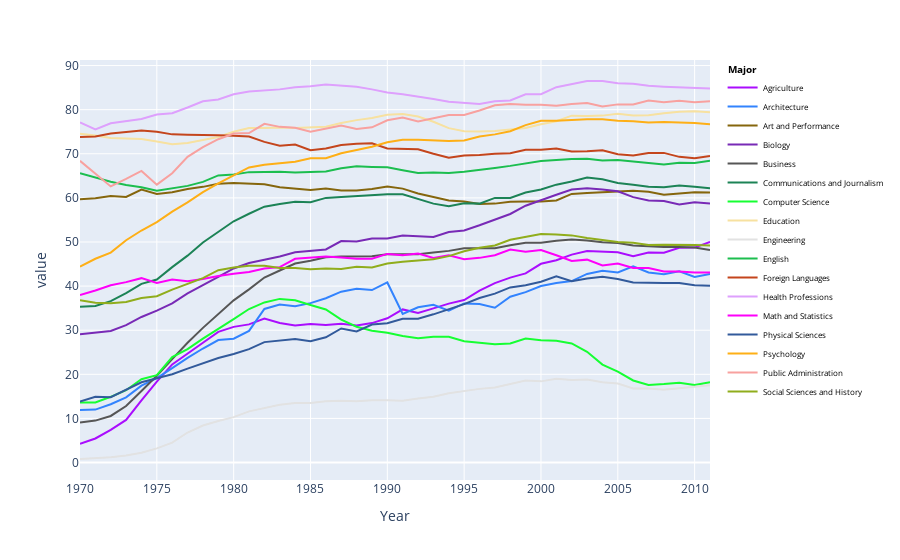

Notebook code for this chart:
### Markdown cell above
modified exercise sent by student. Need to change colormap
We can reshape the dataframe to be able to use color by category!

### Code cell
fig_original = px.line(degree_gender_ratio, x='Year', y=[x for x in degree_gender_ratio.columns[1:]],color_discrete_sequence=px.colors.qualitative.Alphabet)
fig_original.update_layout(legend = dict(title='<b> Major </b>', font = dict(size = 8, color = "black")))

fig_original.show()

### Figure 1 — Plotly figure (JSON) as saved in the notebook; plotly's stock layout.template omitted (floating-point values rounded to 4 significant figures)
{"data": [{"hovertemplate": "variable=Agriculture<br>Year=%{x}<br>value=%{y}<extra></extra>", "legendgroup": "Agriculture", "line": {"color": "#AA0DFE", "dash": "solid"}, "marker": {"symbol": "circle"}, "mode": "lines", "name": "Agriculture", "orientation": "v", "showlegend": true, "type": "scatter", "x": [1970, 1971, 1972, 1973, 1974, 1975, 1976, 1977, 1978, 1979, 1980, 1981, 1982, 1983, 1984, 1985, 1986, 1987, 1988, 1989, 1990, 1991, 1992, 1993, 1994, 1995, 1996, 1997, 1998, 1999, 2000, 2001, 2002, 2003, 2004, 2005, 2006, 2007, 2008, 2009, 2010, 2011], "xaxis": "x", "y": [4.23, 5.453, 7.421, 9.654, 14.07, 18.33, 22.25, 24.64, 27.15, 29.63, 30.76, 31.32, 32.64, 31.64, 31.09, 31.38, 31.2, 31.49, 31.09, 31.61, 32.7, 34.71, 33.93, 34.95, 36.03, 36.84, 38.97, 40.69, 41.91, 42.89, 45.06, 45.87, 47.13, 47.94, 47.89, 47.67, 46.79, 47.61, 47.57, 48.67, 48.73, 50.04], "yaxis": "y"}, {"hovertemplate": "variable=Architecture<br>Year=%{x}<br>value=%{y}<extra></extra>", "legendgroup": "Architecture", "line": {"color": "#3283FE", "dash": "solid"}, "marker": {"symbol": "circle"}, "mode": "lines", "name": "Architecture", "orientation": "v", "showlegend": true, "type": "scatter", "x": [1970, 1971, 1972, 1973, 1974, 1975, 1976, 1977, 1978, 1979, 1980, 1981, 1982, 1983, 1984, 1985, 1986, 1987, 1988, 1989, 1990, 1991, 1992, 1993, 1994, 1995, 1996, 1997, 1998, 1999, 2000, 2001, 2002, 2003, 2004, 2005, 2006, 2007, 2008, 2009, 2010, 2011], "xaxis": "x", "y": [11.92, 12.0, 13.21, 14.79, 17.44, 19.13, 21.39, 23.74, 25.85, 27.77, 28.08, 29.84, 34.82, 35.83, 35.45, 36.13, 37.24, 38.73, 39.4, 39.1, 40.82, 33.68, 35.2, 35.78, 34.43, 36.06, 35.93, 35.1, 37.6, 38.63, 40.02, 40.69, 41.13, 42.76, 43.47, 43.1, 44.5, 43.1, 42.71, 43.35, 42.07, 42.77], "yaxis": "y"}, {"hovertemplate": "variable=Art and Performance<br>Year=%{x}<br>value=%{y}<extra></extra>", "legendgroup": "Art and Performance", "line": {"color": "#85660D", "dash": "solid"}, "marker": {"symbol": "circle"}, "mode": "lines", "name": "Art and Performance", "orientation": "v", "showlegend": true, "type": "scatter", "x": [1970, 1971, 1972, 1973, 1974, 1975, 1976, 1977, 1978, 1979, 1980, 1981, 1982, 1983, 1984, 1985, 1986, 1987, 1988, 1989, 1990, 1991, 1992, 1993, 1994, 1995, 1996, 1997, 1998, 1999, 2000, 2001, 2002, 2003, 2004, 2005, 2006, 2007, 2008, 2009, 2010, 2011], "xaxis": "x", "y": [59.7, 59.9, 60.4, 60.2, 61.9, 60.9, 61.3, 62, 62.5, 63.2, 63.4, 63.3, 63.1, 62.4, 62.1, 61.8, 62.1, 61.7, 61.7, 62, 62.6, 62.1, 61, 60.2, 59.4, 59.2, 58.6, 58.7, 59.1, 59.2, 59.2, 59.4, 60.9, 61.1, 61.3, 61.4, 61.6, 61.4, 60.7, 61, 61.3, 61.2], "yaxis": "y"}, {"hovertemplate": "variable=Biology<br>Year=%{x}<br>value=%{y}<extra></extra>", "legendgroup": "Biology", "line": {"color": "#782AB6", "dash": "solid"}, "marker": {"symbol": "circle"}, "mode": "lines", "name": "Biology", "orientation": "v", "showlegend": true, "type": "scatter", "x": [1970, 1971, 1972, 1973, 1974, 1975, 1976, 1977, 1978, 1979, 1980, 1981, 1982, 1983, 1984, 1985, 1986, 1987, 1988, 1989, 1990, 1991, 1992, 1993, 1994, 1995, 1996, 1997, 1998, 1999, 2000, 2001, 2002, 2003, 2004, 2005, 2006, 2007, 2008, 2009, 2010, 2011], "xaxis": "x", "y": [29.09, 29.39, 29.81, 31.15, 33.0, 34.45, 36.07, 38.33, 40.11, 42.07, 44.0, 45.25, 45.97, 46.71, 47.67, 47.91, 48.3, 50.21, 50.1, 50.77, 50.82, 51.47, 51.35, 51.12, 52.25, 52.6, 53.79, 55.0, 56.35, 58.23, 59.39, 60.71, 61.9, 62.17, 61.91, 61.5, 60.17, 59.41, 59.31, 58.49, 59.01, 58.74], "yaxis": "y"}, {"hovertemplate": "variable=Business<br>Year=%{x}<br>value=%{y}<extra></extra>", "legendgroup": "Business", "line": {"color": "#565656", "dash": "solid"}, "marker": {"symbol": "circle"}, "mode": "lines", "name": "Business", "orientation": "v", "showlegend": true, "type": "scatter", "x": [1970, 1971, 1972, 1973, 1974, 1975, 1976, 1977, 1978, 1979, 1980, 1981, 1982, 1983, 1984, 1985, 1986, 1987, 1988, 1989, 1990, 1991, 1992, 1993, 1994, 1995, 1996, 1997, 1998, 1999, 2000, 2001, 2002, 2003, 2004, 2005, 2006, 2007, 2008, 2009, 2010, 2011], "xaxis": "x", "y": [9.064, 9.503, 10.56, 12.8, 16.2, 19.69, 23.43, 27.16, 30.53, 33.62, 36.77, 39.27, 41.95, 43.54, 45.12, 45.75, 46.53, 46.69, 46.76, 46.78, 47.2, 47.22, 47.22, 47.64, 47.98, 48.57, 48.65, 48.56, 49.26, 49.81, 49.8, 50.28, 50.55, 50.35, 49.95, 49.79, 49.21, 49.0, 48.89, 48.84, 48.76, 48.18], "yaxis": "y"}, {"hovertemplate": "variable=Communications and Journalism<br>Year=%{x}<br>value=%{y}<extra></extra>", "legendgroup": "Communications and Journalism", "line": {"color": "#1C8356", "dash": "solid"}, "marker": {"symbol": "circle"}, "mode": "lines", "name": "Communications and Journalism", "orientation": "v", "showlegend": true, "type": "scatter", "x": [1970, 1971, 1972, 1973, 1974, 1975, 1976, 1977, 1978, 1979, 1980, 1981, 1982, 1983, 1984, 1985, 1986, 1987, 1988, 1989, 1990, 1991, 1992, 1993, 1994, 1995, 1996, 1997, 1998, 1999, 2000, 2001, 2002, 2003, 2004, 2005, 2006, 2007, 2008, 2009, 2010, 2011], "xaxis": "x", "y": [35.3, 35.5, 36.6, 38.4, 40.5, 41.5, 44.3, 46.9, 49.9, 52.3, 54.7, 56.4, 58, 58.6, 59.1, 59, 60, 60.2, 60.4, 60.5, 60.8, 60.8, 59.7, 58.7, 58.1, 58.8, 58.7, 60, 60, 61.2, 61.9, 63, 63.7, 64.6, 64.2, 63.4, 63, 62.5, 62.4, 62.8, 62.5, 62.2], "yaxis": "y"}, {"hovertemplate": "variable=Computer Science<br>Year=%{x}<br>value=%{y}<extra></extra>", "legendgroup": "Computer Science", "line": {"color": "#16FF32", "dash": "solid"}, "marker": {"symbol": "circle"}, "mode": "lines", "name": "Computer Science", "orientation": "v", "showlegend": true, "type": "scatter", "x": [1970, 1971, 1972, 1973, 1974, 1975, 1976, 1977, 1978, 1979, 1980, 1981, 1982, 1983, 1984, 1985, 1986, 1987, 1988, 1989, 1990, 1991, 1992, 1993, 1994, 1995, 1996, 1997, 1998, 1999, 2000, 2001, 2002, 2003, 2004, 2005, 2006, 2007, 2008, 2009, 2010, 2011], "xaxis": "x", "y": [13.6, 13.6, 14.9, 16.4, 18.9, 19.8, 23.9, 25.7, 28.1, 30.2, 32.5, 34.8, 36.3, 37.1, 36.8, 35.7, 34.7, 32.4, 30.8, 29.9, 29.4, 28.7, 28.2, 28.5, 28.5, 27.5, 27.1, 26.8, 27, 28.1, 27.7, 27.6, 27, 25.1, 22.2, 20.6, 18.6, 17.6, 17.8, 18.1, 17.6, 18.2], "yaxis": "y"}, {"hovertemplate": "variable=Education<br>Year=%{x}<br>value=%{y}<extra></extra>", "legendgroup": "Education", "line": {"color": "#F7E1A0", "dash": "solid"}, "marker": {"symbol": "circle"}, "mode": "lines", "name": "Education", "orientation": "v", "showlegend": true, "type": "scatter", "x": [1970, 1971, 1972, 1973, 1974, 1975, 1976, 1977, 1978, 1979, 1980, 1981, 1982, 1983, 1984, 1985, 1986, 1987, 1988, 1989, 1990, 1991, 1992, 1993, 1994, 1995, 1996, 1997, 1998, 1999, 2000, 2001, 2002, 2003, 2004, 2005, 2006, 2007, 2008, 2009, 2010, 2011], "xaxis": "x", "y": [74.54, 74.15, 73.55, 73.5, 73.34, 72.8, 72.17, 72.46, 73.19, 73.82, 74.98, 75.85, 75.84, 75.95, 75.87, 75.92, 76.14, 76.96, 77.63, 78.11, 78.87, 78.99, 78.44, 77.27, 75.81, 75.13, 75.04, 75.16, 75.49, 75.84, 76.69, 77.38, 78.64, 78.54, 78.65, 79.07, 78.69, 78.72, 79.2, 79.53, 79.62, 79.43], "yaxis": "y"}, {"hovertemplate": "variable=Engineering<br>Year=%{x}<br>value=%{y}<extra></extra>", "legendgroup": "Engineering", "line": {"color": "#E2E2E2", "dash": "solid"}, "marker": {"symbol": "circle"}, "mode": "lines", "name": "Engineering", "orientation": "v", "showlegend": true, "type": "scatter", "x": [1970, 1971, 1972, 1973, 1974, 1975, 1976, 1977, 1978, 1979, 1980, 1981, 1982, 1983, 1984, 1985, 1986, 1987, 1988, 1989, 1990, 1991, 1992, 1993, 1994, 1995, 1996, 1997, 1998, 1999, 2000, 2001, 2002, 2003, 2004, 2005, 2006, 2007, 2008, 2009, 2010, 2011], "xaxis": "x", "y": [0.8, 1, 1.2, 1.6, 2.2, 3.2, 4.5, 6.8, 8.4, 9.4, 10.3, 11.6, 12.4, 13.1, 13.5, 13.5, 13.9, 14, 13.9, 14.1, 14.1, 14, 14.5, 14.9, 15.7, 16.2, 16.7, 17, 17.8, 18.6, 18.4, 19, 18.7, 18.8, 18.2, 17.9, 16.8, 16.8, 16.5, 16.8, 17.2, 17.5], "yaxis": "y"}, {"hovertemplate": "variable=English<br>Year=%{x}<br>value=%{y}<extra></extra>", "legendgroup": "English", "line": {"color": "#1CBE4F", "dash": "solid"}, "marker": {"symbol": "circle"}, "mode": "lines", "name": "English", "orientation": "v", "showlegend": true, "type": "scatter", "x": [1970, 1971, 1972, 1973, 1974, 1975, 1976, 1977, 1978, 1979, 1980, 1981, 1982, 1983, 1984, 1985, 1986, 1987, 1988, 1989, 1990, 1991, 1992, 1993, 1994, 1995, 1996, 1997, 1998, 1999, 2000, 2001, 2002, 2003, 2004, 2005, 2006, 2007, 2008, 2009, 2010, 2011], "xaxis": "x", "y": [65.57, 64.56, 63.66, 62.94, 62.41, 61.65, 62.15, 62.72, 63.62, 65.09, 65.28, 65.84, 65.85, 65.92, 65.75, 65.8, 65.98, 66.71, 67.14, 67.02, 66.92, 66.24, 65.62, 65.73, 65.64, 65.94, 66.44, 66.79, 67.26, 67.82, 68.37, 68.58, 68.83, 68.89, 68.45, 68.57, 68.3, 67.87, 67.59, 67.97, 67.93, 68.43], "yaxis": "y"}, {"hovertemplate": "variable=Foreign Languages<br>Year=%{x}<br>value=%{y}<extra></extra>", "legendgroup": "Foreign Languages", "line": {"color": "#C4451C", "dash": "solid"}, "marker": {"symbol": "circle"}, "mode": "lines", "name": "Foreign Languages", "orientation": "v", "showlegend": true, "type": "scatter", "x": [1970, 1971, 1972, 1973, 1974, 1975, 1976, 1977, 1978, 1979, 1980, 1981, 1982, 1983, 1984, 1985, 1986, 1987, 1988, 1989, 1990, 1991, 1992, 1993, 1994, 1995, 1996, 1997, 1998, 1999, 2000, 2001, 2002, 2003, 2004, 2005, 2006, 2007, 2008, 2009, 2010, 2011], "xaxis": "x", "y": [73.8, 73.9, 74.6, 74.9, 75.3, 75, 74.4, 74.3, 74.3, 74.2, 74.1, 73.9, 72.7, 71.8, 72.1, 70.8, 71.2, 72, 72.3, 72.4, 71.2, 71.1, 71, 70, 69.1, 69.6, 69.7, 70, 70.1, 70.9, 70.9, 71.2, 70.5, 70.6, 70.8, 69.9, 69.6, 70.2, 70.2, 69.3, 69, 69.5], "yaxis": "y"}, {"hovertemplate": "variable=Health Professions<br>Year=%{x}<br>value=%{y}<extra></extra>", "legendgroup": "Health Professions", "line": {"color": "#DEA0FD", "dash": "solid"}, "marker": {"symbol": "circle"}, "mode": "lines", "name": "Health Professions", "orientation": "v", "showlegend": true, "type": "scatter", "x": [1970, 1971, 1972, 1973, 1974, 1975, 1976, 1977, 1978, 1979, 1980, 1981, 1982, 1983, 1984, 1985, 1986, 1987, 1988, 1989, 1990, 1991, 1992, 1993, 1994, 1995, 1996, 1997, 1998, 1999, 2000, 2001, 2002, 2003, 2004, 2005, 2006, 2007, 2008, 2009, 2010, 2011], "xaxis": "x", "y": [77.1, 75.5, 76.9, 77.4, 77.9, 78.9, 79.2, 80.5, 81.9, 82.3, 83.5, 84.1, 84.4, 84.6, 85.1, 85.3, 85.7, 85.5, 85.2, 84.6, 83.9, 83.5, 83, 82.4, 81.8, 81.5, 81.3, 81.9, 82.1, 83.5, 83.5, 85.1, 85.8, 86.5, 86.5, 86, 85.9, 85.4, 85.2, 85.1, 85, 84.8], "yaxis": "y"}, {"hovertemplate": "variable=Math and Statistics<br>Year=%{x}<br>value=%{y}<extra></extra>", "legendgroup": "Math and Statistics", "line": {"color": "#FE00FA", "dash": "solid"}, "marker": {"symbol": "circle"}, "mode": "lines", "name": "Math and Statistics", "orientation": "v", "showlegend": true, "type": "scatter", "x": [1970, 1971, 1972, 1973, 1974, 1975, 1976, 1977, 1978, 1979, 1980, 1981, 1982, 1983, 1984, 1985, 1986, 1987, 1988, 1989, 1990, 1991, 1992, 1993, 1994, 1995, 1996, 1997, 1998, 1999, 2000, 2001, 2002, 2003, 2004, 2005, 2006, 2007, 2008, 2009, 2010, 2011], "xaxis": "x", "y": [38, 39, 40.2, 40.9, 41.8, 40.7, 41.5, 41.1, 41.6, 42.3, 42.8, 43.2, 44, 44.3, 46.2, 46.5, 46.7, 46.5, 46.2, 46.2, 47.3, 47, 47.4, 46.4, 47, 46.1, 46.4, 47, 48.3, 47.8, 48.2, 47, 45.7, 46, 44.7, 45.1, 44.1, 44.1, 43.3, 43.3, 43.1, 43.1], "yaxis": "y"}, {"hovertemplate": "variable=Physical Sciences<br>Year=%{x}<br>value=%{y}<extra></extra>", "legendgroup": "Physical Sciences", "line": {"color": "#325A9B", "dash": "solid"}, "marker": {"symbol": "circle"}, "mode": "lines", "name": "Physical Sciences", "orientation": "v", "showlegend": true, "type": "scatter", "x": [1970, 1971, 1972, 1973, 1974, 1975, 1976, 1977, 1978, 1979, 1980, 1981, 1982, 1983, 1984, 1985, 1986, 1987, 1988, 1989, 1990, 1991, 1992, 1993, 1994, 1995, 1996, 1997, 1998, 1999, 2000, 2001, 2002, 2003, 2004, 2005, 2006, 2007, 2008, 2009, 2010, 2011], "xaxis": "x", "y": [13.8, 14.9, 14.8, 16.5, 18.2, 19.1, 20, 21.3, 22.5, 23.7, 24.6, 25.7, 27.3, 27.6, 28, 27.5, 28.4, 30.4, 29.7, 31.3, 31.6, 32.6, 32.6, 33.6, 34.8, 35.9, 37.3, 38.3, 39.7, 40.2, 41, 42.2, 41.1, 41.7, 42.1, 41.6, 40.8, 40.7, 40.7, 40.7, 40.2, 40.1], "yaxis": "y"}, {"hovertemplate": "variable=Psychology<br>Year=%{x}<br>value=%{y}<extra></extra>", "legendgroup": "Psychology", "line": {"color": "#FEAF16", "dash": "solid"}, "marker": {"symbol": "circle"}, "mode": "lines", "name": "Psychology", "orientation": "v", "showlegend": true, "type": "scatter", "x": [1970, 1971, 1972, 1973, 1974, 1975, 1976, 1977, 1978, 1979, 1980, 1981, 1982, 1983, 1984, 1985, 1986, 1987, 1988, 1989, 1990, 1991, 1992, 1993, 1994, 1995, 1996, 1997, 1998, 1999, 2000, 2001, 2002, 2003, 2004, 2005, 2006, 2007, 2008, 2009, 2010, 2011], "xaxis": "x", "y": [44.4, 46.2, 47.6, 50.4, 52.6, 54.5, 56.9, 59, 61.3, 63.3, 65.1, 66.9, 67.5, 67.9, 68.2, 69, 69, 70.1, 70.9, 71.6, 72.6, 73.2, 73.2, 73.1, 72.9, 73, 73.9, 74.4, 75.1, 76.5, 77.5, 77.5, 77.7, 77.8, 77.8, 77.5, 77.4, 77.1, 77.2, 77.1, 77, 76.7], "yaxis": "y"}, {"hovertemplate": "variable=Public Administration<br>Year=%{x}<br>value=%{y}<extra></extra>", "legendgroup": "Public Administration", "line": {"color": "#F8A19F", "dash": "solid"}, "marker": {"symbol": "circle"}, "mode": "lines", "name": "Public Administration", "orientation": "v", "showlegend": true, "type": "scatter", "x": [1970, 1971, 1972, 1973, 1974, 1975, 1976, 1977, 1978, 1979, 1980, 1981, 1982, 1983, 1984, 1985, 1986, 1987, 1988, 1989, 1990, 1991, 1992, 1993, 1994, 1995, 1996, 1997, 1998, 1999, 2000, 2001, 2002, 2003, 2004, 2005, 2006, 2007, 2008, 2009, 2010, 2011], "xaxis": "x", "y": [68.4, 65.5, 62.6, 64.3, 66.1, 63, 65.6, 69.3, 71.5, 73.3, 74.6, 74.7, 76.8, 76.1, 75.9, 75, 75.7, 76.4, 75.6, 76, 77.6, 78.2, 77.3, 78, 78.8, 78.8, 79.8, 81, 81.3, 81.1, 81.1, 80.9, 81.3, 81.5, 80.7, 81.2, 81.2, 82.1, 81.7, 82, 81.7, 81.9], "yaxis": "y"}, {"hovertemplate": "variable=Social Sciences and History<br>Year=%{x}<br>value=%{y}<extra></extra>", "legendgroup": "Social Sciences and History", "line": {"color": "#90AD1C", "dash": "solid"}, "marker": {"symbol": "circle"}, "mode": "lines", "name": "Social Sciences and History", "orientation": "v", "showlegend": true, "type": "scatter", "x": [1970, 1971, 1972, 1973, 1974, 1975, 1976, 1977, 1978, 1979, 1980, 1981, 1982, 1983, 1984, 1985, 1986, 1987, 1988, 1989, 1990, 1991, 1992, 1993, 1994, 1995, 1996, 1997, 1998, 1999, 2000, 2001, 2002, 2003, 2004, 2005, 2006, 2007, 2008, 2009, 2010, 2011], "xaxis": "x", "y": [36.8, 36.2, 36.1, 36.4, 37.3, 37.7, 39.2, 40.5, 41.8, 43.6, 44.2, 44.6, 44.6, 44.1, 44.1, 43.8, 44, 43.9, 44.4, 44.2, 45.1, 45.5, 45.8, 46.1, 46.8, 47.9, 48.7, 49.2, 50.5, 51.2, 51.8, 51.7, 51.5, 50.9, 50.5, 50, 49.8, 49.3, 49.4, 49.4, 49.3, 49.2], "yaxis": "y"}], "layout": {"legend": {"font": {"color": "black", "size": 8}, "title": {"text": "<b> Major </b>"}, "tracegroupgap": 0}, "margin": {"t": 60}, "xaxis": {"anchor": "y", "domain": [0, 1], "title": {"text": "Year"}}, "yaxis": {"anchor": "x", "domain": [0, 1], "title": {"text": "value"}}}}
